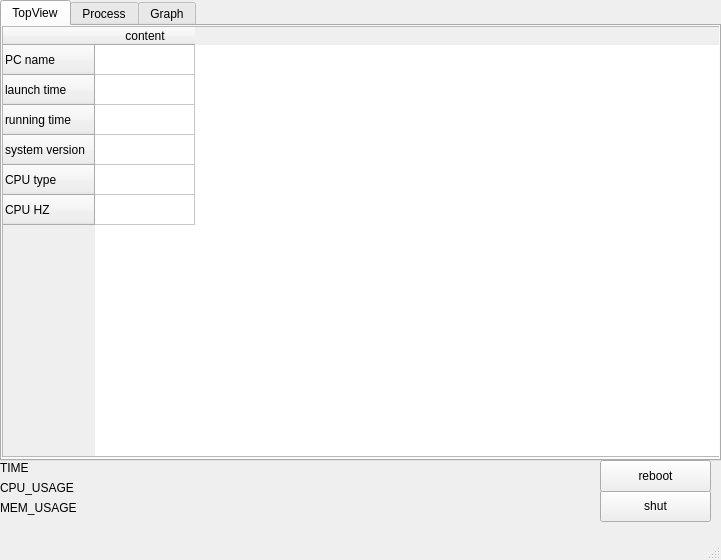
<?xml version="1.0" encoding="UTF-8"?>
<ui version="4.0">
 <class>MainWindow</class>
 <widget class="QMainWindow" name="MainWindow">
  <property name="geometry">
   <rect>
    <x>0</x>
    <y>0</y>
    <width>721</width>
    <height>560</height>
   </rect>
  </property>
  <property name="windowTitle">
   <string>MainWindow</string>
  </property>
  <property name="autoFillBackground">
   <bool>true</bool>
  </property>
  <widget class="QWidget" name="centralWidget">
   <property name="enabled">
    <bool>true</bool>
   </property>
   <property name="mouseTracking">
    <bool>true</bool>
   </property>
   <widget class="QTabWidget" name="tabWidget">
    <property name="enabled">
     <bool>true</bool>
    </property>
    <property name="geometry">
     <rect>
      <x>0</x>
      <y>0</y>
      <width>721</width>
      <height>461</height>
     </rect>
    </property>
    <property name="mouseTracking">
     <bool>true</bool>
    </property>
    <property name="layoutDirection">
     <enum>Qt::LeftToRight</enum>
    </property>
    <property name="autoFillBackground">
     <bool>false</bool>
    </property>
    <property name="currentIndex">
     <number>0</number>
    </property>
    <property name="elideMode">
     <enum>Qt::ElideNone</enum>
    </property>
    <property name="usesScrollButtons">
     <bool>false</bool>
    </property>
    <property name="documentMode">
     <bool>false</bool>
    </property>
    <property name="tabsClosable">
     <bool>false</bool>
    </property>
    <widget class="QWidget" name="tab">
     <property name="mouseTracking">
      <bool>true</bool>
     </property>
     <attribute name="title">
      <string>TopView</string>
     </attribute>
     <widget class="QTableWidget" name="tableWidget">
      <property name="geometry">
       <rect>
        <x>0</x>
        <y>0</y>
        <width>721</width>
        <height>431</height>
       </rect>
      </property>
      <property name="maximumSize">
       <size>
        <width>1000</width>
        <height>431</height>
       </size>
      </property>
      <property name="sizeIncrement">
       <size>
        <width>0</width>
        <height>0</height>
       </size>
      </property>
      <property name="mouseTracking">
       <bool>true</bool>
      </property>
      <property name="contextMenuPolicy">
       <enum>Qt::DefaultContextMenu</enum>
      </property>
      <property name="layoutDirection">
       <enum>Qt::LeftToRight</enum>
      </property>
      <property name="autoFillBackground">
       <bool>true</bool>
      </property>
      <row>
       <property name="text">
        <string>PC name</string>
       </property>
      </row>
      <row>
       <property name="text">
        <string>launch time</string>
       </property>
      </row>
      <row>
       <property name="text">
        <string>running time</string>
       </property>
      </row>
      <row>
       <property name="text">
        <string>system version</string>
       </property>
      </row>
      <row>
       <property name="text">
        <string>CPU type</string>
       </property>
      </row>
      <row>
       <property name="text">
        <string>CPU HZ</string>
       </property>
      </row>
      <column>
       <property name="text">
        <string>content</string>
       </property>
      </column>
      <item row="0" column="0">
       <property name="text">
        <string/>
       </property>
      </item>
     </widget>
    </widget>
    <widget class="QWidget" name="tab_2">
     <property name="mouseTracking">
      <bool>true</bool>
     </property>
     <attribute name="title">
      <string>Process</string>
     </attribute>
     <widget class="QTableWidget" name="table_proc">
      <property name="geometry">
       <rect>
        <x>0</x>
        <y>0</y>
        <width>581</width>
        <height>431</height>
       </rect>
      </property>
      <column>
       <property name="text">
        <string>PID</string>
       </property>
      </column>
      <column>
       <property name="text">
        <string>name</string>
       </property>
      </column>
      <column>
       <property name="text">
        <string>status</string>
       </property>
      </column>
      <column>
       <property name="text">
        <string>pre</string>
       </property>
      </column>
      <column>
       <property name="text">
        <string>memUsed</string>
       </property>
      </column>
     </widget>
     <widget class="QLabel" name="label_pNum">
      <property name="geometry">
       <rect>
        <x>590</x>
        <y>130</y>
        <width>111</width>
        <height>16</height>
       </rect>
      </property>
      <property name="text">
       <string>TextLabel</string>
      </property>
     </widget>
     <widget class="QLabel" name="label_pRun">
      <property name="geometry">
       <rect>
        <x>590</x>
        <y>170</y>
        <width>111</width>
        <height>16</height>
       </rect>
      </property>
      <property name="text">
       <string>TextLabel</string>
      </property>
     </widget>
     <widget class="QLabel" name="label_pSleep">
      <property name="geometry">
       <rect>
        <x>590</x>
        <y>210</y>
        <width>111</width>
        <height>16</height>
       </rect>
      </property>
      <property name="text">
       <string>TextLabel</string>
      </property>
     </widget>
     <widget class="QPushButton" name="proc_creat">
      <property name="geometry">
       <rect>
        <x>590</x>
        <y>370</y>
        <width>121</width>
        <height>32</height>
       </rect>
      </property>
      <property name="text">
       <string>create proc</string>
      </property>
     </widget>
     <widget class="QPushButton" name="proc_shut">
      <property name="geometry">
       <rect>
        <x>590</x>
        <y>400</y>
        <width>121</width>
        <height>32</height>
       </rect>
      </property>
      <property name="text">
       <string>shut proc</string>
      </property>
     </widget>
     <widget class="QLabel" name="label_pZombie">
      <property name="geometry">
       <rect>
        <x>590</x>
        <y>250</y>
        <width>111</width>
        <height>16</height>
       </rect>
      </property>
      <property name="text">
       <string>TextLabel</string>
      </property>
     </widget>
     <widget class="QLineEdit" name="Edit_pid">
      <property name="geometry">
       <rect>
        <x>600</x>
        <y>330</y>
        <width>101</width>
        <height>21</height>
       </rect>
      </property>
     </widget>
     <widget class="QLabel" name="label_4">
      <property name="geometry">
       <rect>
        <x>590</x>
        <y>300</y>
        <width>76</width>
        <height>19</height>
       </rect>
      </property>
      <property name="text">
       <string>Search:</string>
      </property>
     </widget>
    </widget>
    <widget class="QWidget" name="tab_3">
     <attribute name="title">
      <string>Graph</string>
     </attribute>
     <widget class="QCustomPlot" name="widget_cpu" native="true">
      <property name="geometry">
       <rect>
        <x>10</x>
        <y>30</y>
        <width>691</width>
        <height>121</height>
       </rect>
      </property>
     </widget>
     <widget class="QLabel" name="label">
      <property name="geometry">
       <rect>
        <x>10</x>
        <y>10</y>
        <width>111</width>
        <height>16</height>
       </rect>
      </property>
      <property name="text">
       <string>CPU Usage:</string>
      </property>
     </widget>
     <widget class="QLabel" name="label_2">
      <property name="geometry">
       <rect>
        <x>10</x>
        <y>150</y>
        <width>111</width>
        <height>16</height>
       </rect>
      </property>
      <property name="text">
       <string>Memory Usage:</string>
      </property>
     </widget>
     <widget class="QLabel" name="label_3">
      <property name="geometry">
       <rect>
        <x>10</x>
        <y>290</y>
        <width>111</width>
        <height>16</height>
       </rect>
      </property>
      <property name="text">
       <string>Swap Usage:</string>
      </property>
     </widget>
     <widget class="QCustomPlot" name="widget_mem" native="true">
      <property name="geometry">
       <rect>
        <x>10</x>
        <y>170</y>
        <width>691</width>
        <height>121</height>
       </rect>
      </property>
     </widget>
     <widget class="QCustomPlot" name="widget_swap" native="true">
      <property name="geometry">
       <rect>
        <x>10</x>
        <y>310</y>
        <width>691</width>
        <height>121</height>
       </rect>
      </property>
     </widget>
    </widget>
   </widget>
   <widget class="QLabel" name="label_now">
    <property name="geometry">
     <rect>
      <x>0</x>
      <y>460</y>
      <width>591</width>
      <height>16</height>
     </rect>
    </property>
    <property name="text">
     <string>TIME</string>
    </property>
   </widget>
   <widget class="QLabel" name="label_cpu">
    <property name="geometry">
     <rect>
      <x>0</x>
      <y>480</y>
      <width>591</width>
      <height>16</height>
     </rect>
    </property>
    <property name="text">
     <string>CPU_USAGE</string>
    </property>
   </widget>
   <widget class="QLabel" name="label_memory">
    <property name="geometry">
     <rect>
      <x>0</x>
      <y>500</y>
      <width>591</width>
      <height>16</height>
     </rect>
    </property>
    <property name="text">
     <string>MEM_USAGE</string>
    </property>
   </widget>
   <widget class="QPushButton" name="button_shut">
    <property name="geometry">
     <rect>
      <x>600</x>
      <y>490</y>
      <width>111</width>
      <height>32</height>
     </rect>
    </property>
    <property name="text">
     <string>shut</string>
    </property>
   </widget>
   <widget class="QPushButton" name="button_reboot">
    <property name="geometry">
     <rect>
      <x>600</x>
      <y>460</y>
      <width>111</width>
      <height>32</height>
     </rect>
    </property>
    <property name="text">
     <string>reboot</string>
    </property>
   </widget>
  </widget>
  <widget class="QMenuBar" name="menuBar">
   <property name="geometry">
    <rect>
     <x>0</x>
     <y>0</y>
     <width>721</width>
     <height>24</height>
    </rect>
   </property>
  </widget>
  <widget class="QStatusBar" name="statusBar">
   <property name="enabled">
    <bool>true</bool>
   </property>
   <property name="autoFillBackground">
    <bool>false</bool>
   </property>
   <property name="sizeGripEnabled">
    <bool>true</bool>
   </property>
  </widget>
 </widget>
 <layoutdefault spacing="6" margin="11"/>
 <customwidgets>
  <customwidget>
   <class>QCustomPlot</class>
   <extends>QWidget</extends>
   <header>qcustomplot.h</header>
   <container>1</container>
  </customwidget>
 </customwidgets>
 <resources/>
 <connections/>
</ui>
